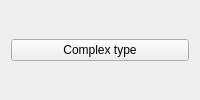
<?xml version="1.0" encoding="UTF-8"?>
<ui version="4.0">
 <class>Form</class>
 <widget class="QWidget" name="Form">
  <property name="geometry">
   <rect>
    <x>0</x>
    <y>0</y>
    <width>200</width>
    <height>100</height>
   </rect>
  </property>
  <property name="windowTitle">
   <string>Form</string>
  </property>
  <layout class="QGridLayout" name="gridLayout">
   <item row="0" column="0">
    <widget class="QPushButton" name="inputBox">
     <property name="text">
      <string>Complex type</string>
     </property>
    </widget>
   </item>
  </layout>
 </widget>
 <resources/>
 <connections/>
</ui>
